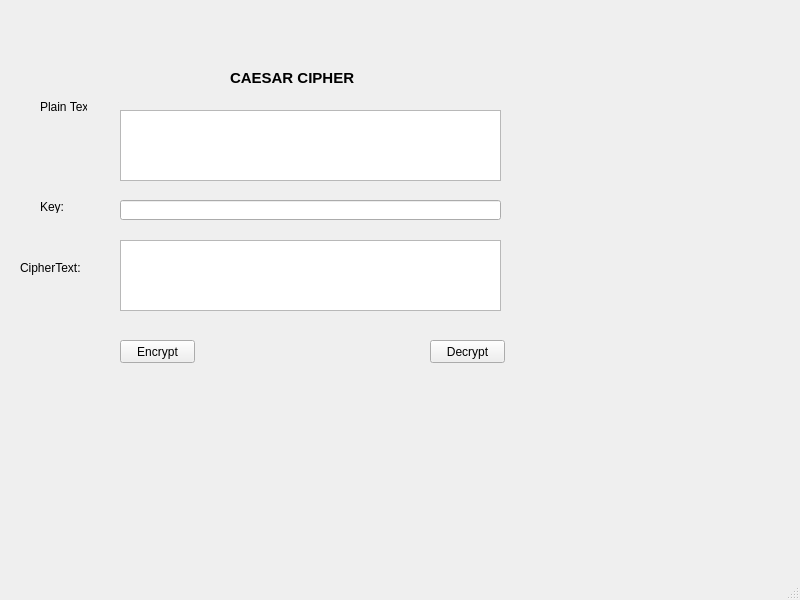
<?xml version="1.0" encoding="UTF-8"?>
<ui version="4.0">
 <class>MainWindow</class>
 <widget class="QMainWindow" name="MainWindow">
  <property name="geometry">
   <rect>
    <x>0</x>
    <y>0</y>
    <width>800</width>
    <height>600</height>
   </rect>
  </property>
  <property name="windowTitle">
   <string>MainWindow</string>
  </property>
  <widget class="QWidget" name="centralwidget">
   <widget class="QLineEdit" name="txtKey">
    <property name="geometry">
     <rect>
      <x>120</x>
      <y>200</y>
      <width>381</width>
      <height>20</height>
     </rect>
    </property>
   </widget>
   <widget class="QPlainTextEdit" name="txtPlanText">
    <property name="geometry">
     <rect>
      <x>120</x>
      <y>110</y>
      <width>381</width>
      <height>71</height>
     </rect>
    </property>
   </widget>
   <widget class="QLabel" name="label">
    <property name="geometry">
     <rect>
      <x>40</x>
      <y>100</y>
      <width>47</width>
      <height>13</height>
     </rect>
    </property>
    <property name="text">
     <string>Plain Text:</string>
    </property>
   </widget>
   <widget class="QPushButton" name="btnEncrypt">
    <property name="geometry">
     <rect>
      <x>120</x>
      <y>340</y>
      <width>75</width>
      <height>23</height>
     </rect>
    </property>
    <property name="text">
     <string>Encrypt</string>
    </property>
   </widget>
   <widget class="QLabel" name="label_2">
    <property name="geometry">
     <rect>
      <x>230</x>
      <y>70</y>
      <width>191</width>
      <height>16</height>
     </rect>
    </property>
    <property name="font">
     <font>
      <pointsize>11</pointsize>
      <weight>75</weight>
      <bold>true</bold>
     </font>
    </property>
    <property name="text">
     <string>CAESAR CIPHER</string>
    </property>
   </widget>
   <widget class="QPlainTextEdit" name="txtCipherText">
    <property name="geometry">
     <rect>
      <x>120</x>
      <y>240</y>
      <width>381</width>
      <height>71</height>
     </rect>
    </property>
   </widget>
   <widget class="QPushButton" name="btnDecrypt">
    <property name="geometry">
     <rect>
      <x>430</x>
      <y>340</y>
      <width>75</width>
      <height>23</height>
     </rect>
    </property>
    <property name="text">
     <string>Decrypt</string>
    </property>
   </widget>
   <widget class="QLabel" name="label_3">
    <property name="geometry">
     <rect>
      <x>40</x>
      <y>200</y>
      <width>47</width>
      <height>13</height>
     </rect>
    </property>
    <property name="text">
     <string>Key:</string>
    </property>
   </widget>
   <widget class="QLabel" name="label_4">
    <property name="geometry">
     <rect>
      <x>20</x>
      <y>260</y>
      <width>71</width>
      <height>16</height>
     </rect>
    </property>
    <property name="text">
     <string>CipherText:</string>
    </property>
   </widget>
  </widget>
  <widget class="QMenuBar" name="menubar">
   <property name="geometry">
    <rect>
     <x>0</x>
     <y>0</y>
     <width>800</width>
     <height>21</height>
    </rect>
   </property>
  </widget>
  <widget class="QStatusBar" name="statusbar"/>
 </widget>
 <resources/>
 <connections/>
</ui>
